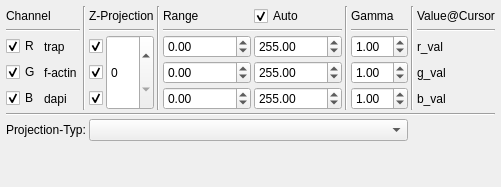
         <widget class="QWidget" name="tab_VisVP">
          <attribute name="title">
           <string>Visualize Viewport</string>
          </attribute>
          <layout class="QGridLayout" name="gridLayout_5">
           <property name="leftMargin">
            <number>6</number>
           </property>
           <property name="topMargin">
            <number>6</number>
           </property>
           <property name="rightMargin">
            <number>6</number>
           </property>
           <property name="bottomMargin">
            <number>6</number>
           </property>
           <property name="spacing">
            <number>3</number>
           </property>
           <item row="0" column="0" colspan="2">
            <widget class="QLabel" name="label_VisVP_Channel">
             <property name="text">
              <string>Channel</string>
             </property>
            </widget>
           </item>
           <item row="6" column="0" colspan="3">
            <widget class="QLabel" name="label_VisVP_ZProject_Type">
             <property name="text">
              <string>Projection-Typ:</string>
             </property>
            </widget>
           </item>
           <item row="4" column="7">
            <widget class="QDoubleSpinBox" name="doubleSpinBox_VisVP_Range_Max_B">
             <property name="minimum">
              <double>-999999999.000000000000000</double>
             </property>
             <property name="maximum">
              <double>999999999.000000000000000</double>
             </property>
             <property name="value">
              <double>255.000000000000000</double>
             </property>
            </widget>
           </item>
           <item row="0" column="11">
            <widget class="QLabel" name="label_VisVP_ValAtCur">
             <property name="text">
              <string>Value@Cursor</string>
             </property>
            </widget>
           </item>
           <item row="0" column="7">
            <widget class="QCheckBox" name="checkBox_VisVP_Auto">
             <property name="text">
              <string>Auto</string>
             </property>
             <property name="checked">
              <bool>true</bool>
             </property>
            </widget>
           </item>
           <item row="1" column="0" colspan="2">
            <widget class="Line" name="line_VisVP_1">
             <property name="orientation">
              <enum>Qt::Horizontal</enum>
             </property>
            </widget>
           </item>
           <item row="0" column="10" rowspan="5">
            <widget class="Line" name="line_VisVP_9">
             <property name="orientation">
              <enum>Qt::Vertical</enum>
             </property>
            </widget>
           </item>
           <item row="2" column="4" rowspan="3">
            <widget class="QSpinBox" name="spinBox_VisVP_ZLayer">
             <property name="sizePolicy">
              <sizepolicy hsizetype="Minimum" vsizetype="Minimum">
               <horstretch>0</horstretch>
               <verstretch>0</verstretch>
              </sizepolicy>
             </property>
            </widget>
           </item>
           <item row="6" column="3" colspan="7">
            <widget class="QComboBox" name="comboBox_VisVP_ProjectionStat"/>
           </item>
           <item row="2" column="1">
            <widget class="QLabel" name="label_VisVP_Name_R">
             <property name="text">
              <string>trap</string>
             </property>
            </widget>
           </item>
           <item row="3" column="6">
            <widget class="QDoubleSpinBox" name="doubleSpinBox_VisVP_Range_Min_G">
             <property name="minimum">
              <double>-999999999.000000000000000</double>
             </property>
             <property name="maximum">
              <double>999999999.000000000000000</double>
             </property>
            </widget>
           </item>
           <item row="4" column="9">
            <widget class="QDoubleSpinBox" name="doubleSpinBox_VisVP_Gamma_B">
             <property name="minimum">
              <double>0.010000000000000</double>
             </property>
             <property name="singleStep">
              <double>0.050000000000000</double>
             </property>
             <property name="value">
              <double>1.000000000000000</double>
             </property>
            </widget>
           </item>
           <item row="1" column="3" colspan="2">
            <widget class="Line" name="line_VisVP_2">
             <property name="orientation">
              <enum>Qt::Horizontal</enum>
             </property>
            </widget>
           </item>
           <item row="4" column="6">
            <widget class="QDoubleSpinBox" name="doubleSpinBox_VisVP_Range_Min_B">
             <property name="minimum">
              <double>-999999999.000000000000000</double>
             </property>
             <property name="maximum">
              <double>999999999.000000000000000</double>
             </property>
            </widget>
           </item>
           <item row="0" column="8" rowspan="5">
            <widget class="Line" name="line_VisVP_7">
             <property name="orientation">
              <enum>Qt::Vertical</enum>
             </property>
            </widget>
           </item>
           <item row="1" column="9">
            <widget class="Line" name="line_VisVP_4">
             <property name="orientation">
              <enum>Qt::Horizontal</enum>
             </property>
            </widget>
           </item>
           <item row="0" column="5" rowspan="5">
            <widget class="Line" name="line_VisVP_6">
             <property name="orientation">
              <enum>Qt::Vertical</enum>
             </property>
            </widget>
           </item>
           <item row="0" column="2" rowspan="5">
            <widget class="Line" name="line_VisVP_5">
             <property name="orientation">
              <enum>Qt::Vertical</enum>
             </property>
            </widget>
           </item>
           <item row="3" column="7">
            <widget class="QDoubleSpinBox" name="doubleSpinBox_VisVP_Range_Max_G">
             <property name="minimum">
              <double>-999999999.000000000000000</double>
             </property>
             <property name="maximum">
              <double>999999999.000000000000000</double>
             </property>
             <property name="value">
              <double>255.000000000000000</double>
             </property>
            </widget>
           </item>
           <item row="0" column="9">
            <widget class="QLabel" name="label_VisVP_Gamma">
             <property name="text">
              <string>Gamma</string>
             </property>
            </widget>
           </item>
           <item row="2" column="7">
            <widget class="QDoubleSpinBox" name="doubleSpinBox_VisVP_Range_Max_R">
             <property name="minimum">
              <double>-999999999.000000000000000</double>
             </property>
             <property name="maximum">
              <double>999999999.000000000000000</double>
             </property>
             <property name="value">
              <double>255.000000000000000</double>
             </property>
            </widget>
           </item>
           <item row="2" column="3">
            <widget class="QCheckBox" name="checkBox_VisVP_ZProject_R">
             <property name="sizePolicy">
              <sizepolicy hsizetype="Maximum" vsizetype="Fixed">
               <horstretch>0</horstretch>
               <verstretch>0</verstretch>
              </sizepolicy>
             </property>
             <property name="text">
              <string/>
             </property>
             <property name="checked">
              <bool>true</bool>
             </property>
            </widget>
           </item>
           <item row="7" column="6">
            <spacer name="verticalSpacer_VisVP">
             <property name="orientation">
              <enum>Qt::Vertical</enum>
             </property>
             <property name="sizeHint" stdset="0">
              <size>
               <width>20</width>
               <height>40</height>
              </size>
             </property>
            </spacer>
           </item>
           <item row="0" column="3" colspan="2">
            <widget class="QLabel" name="label_VisVP_ZProject">
             <property name="text">
              <string>Z-Projection</string>
             </property>
            </widget>
           </item>
           <item row="2" column="11">
            <widget class="QLabel" name="label_VisVP_ValAtCur_R">
             <property name="text">
              <string>r_val</string>
             </property>
            </widget>
           </item>
           <item row="1" column="11">
            <widget class="Line" name="line_VisVP_10">
             <property name="orientation">
              <enum>Qt::Horizontal</enum>
             </property>
            </widget>
           </item>
           <item row="4" column="11">
            <widget class="QLabel" name="label_VisVP_ValAtCur_B">
             <property name="text">
              <string>b_val</string>
             </property>
            </widget>
           </item>
           <item row="3" column="11">
            <widget class="QLabel" name="label_VisVP_ValAtCur_G">
             <property name="text">
              <string>g_val</string>
             </property>
            </widget>
           </item>
           <item row="2" column="6">
            <widget class="QDoubleSpinBox" name="doubleSpinBox_VisVP_Range_Min_R">
             <property name="minimum">
              <double>-999999999.000000000000000</double>
             </property>
             <property name="maximum">
              <double>999999999.000000000000000</double>
             </property>
            </widget>
           </item>
           <item row="5" column="0" colspan="12">
            <widget class="Line" name="line_VisVP_8">
             <property name="orientation">
              <enum>Qt::Horizontal</enum>
             </property>
            </widget>
           </item>
           <item row="3" column="1">
            <widget class="QLabel" name="label_VisVP_Name_G">
             <property name="text">
              <string>f-actin</string>
             </property>
            </widget>
           </item>
           <item row="4" column="0">
            <widget class="QCheckBox" name="checkBox_VisVP_Show_B">
             <property name="sizePolicy">
              <sizepolicy hsizetype="Maximum" vsizetype="Fixed">
               <horstretch>0</horstretch>
               <verstretch>0</verstretch>
              </sizepolicy>
             </property>
             <property name="text">
              <string>B</string>
             </property>
             <property name="checked">
              <bool>true</bool>
             </property>
            </widget>
           </item>
           <item row="4" column="1">
            <widget class="QLabel" name="label_VisVP_Name_B">
             <property name="text">
              <string>dapi</string>
             </property>
            </widget>
           </item>
           <item row="3" column="9">
            <widget class="QDoubleSpinBox" name="doubleSpinBox_VisVP_Gamma_G">
             <property name="minimum">
              <double>0.010000000000000</double>
             </property>
             <property name="singleStep">
              <double>0.050000000000000</double>
             </property>
             <property name="value">
              <double>1.000000000000000</double>
             </property>
            </widget>
           </item>
           <item row="2" column="0">
            <widget class="QCheckBox" name="checkBox_VisVP_Show_R">
             <property name="sizePolicy">
              <sizepolicy hsizetype="Maximum" vsizetype="Fixed">
               <horstretch>0</horstretch>
               <verstretch>0</verstretch>
              </sizepolicy>
             </property>
             <property name="text">
              <string>R</string>
             </property>
             <property name="checked">
              <bool>true</bool>
             </property>
            </widget>
           </item>
           <item row="2" column="9">
            <widget class="QDoubleSpinBox" name="doubleSpinBox_VisVP_Gamma_R">
             <property name="minimum">
              <double>0.010000000000000</double>
             </property>
             <property name="singleStep">
              <double>0.050000000000000</double>
             </property>
             <property name="value">
              <double>1.000000000000000</double>
             </property>
            </widget>
           </item>
           <item row="0" column="6">
            <widget class="QLabel" name="label_VisVP_Range">
             <property name="text">
              <string>Range</string>
             </property>
            </widget>
           </item>
           <item row="3" column="3">
            <widget class="QCheckBox" name="checkBox_VisVP_ZProject_G">
             <property name="sizePolicy">
              <sizepolicy hsizetype="Maximum" vsizetype="Fixed">
               <horstretch>0</horstretch>
               <verstretch>0</verstretch>
              </sizepolicy>
             </property>
             <property name="text">
              <string/>
             </property>
             <property name="checked">
              <bool>true</bool>
             </property>
            </widget>
           </item>
           <item row="4" column="3">
            <widget class="QCheckBox" name="checkBox_VisVP_ZProject_B">
             <property name="sizePolicy">
              <sizepolicy hsizetype="Maximum" vsizetype="Fixed">
               <horstretch>0</horstretch>
               <verstretch>0</verstretch>
              </sizepolicy>
             </property>
             <property name="text">
              <string/>
             </property>
             <property name="checked">
              <bool>true</bool>
             </property>
            </widget>
           </item>
           <item row="1" column="6" colspan="2">
            <widget class="Line" name="line_VisVP_3">
             <property name="orientation">
              <enum>Qt::Horizontal</enum>
             </property>
            </widget>
           </item>
           <item row="3" column="0">
            <widget class="QCheckBox" name="checkBox_VisVP_Show_G">
             <property name="sizePolicy">
              <sizepolicy hsizetype="Maximum" vsizetype="Fixed">
               <horstretch>0</horstretch>
               <verstretch>0</verstretch>
              </sizepolicy>
             </property>
             <property name="text">
              <string>G</string>
             </property>
             <property name="checked">
              <bool>true</bool>
             </property>
            </widget>
           </item>
          </layout>
         </widget>
